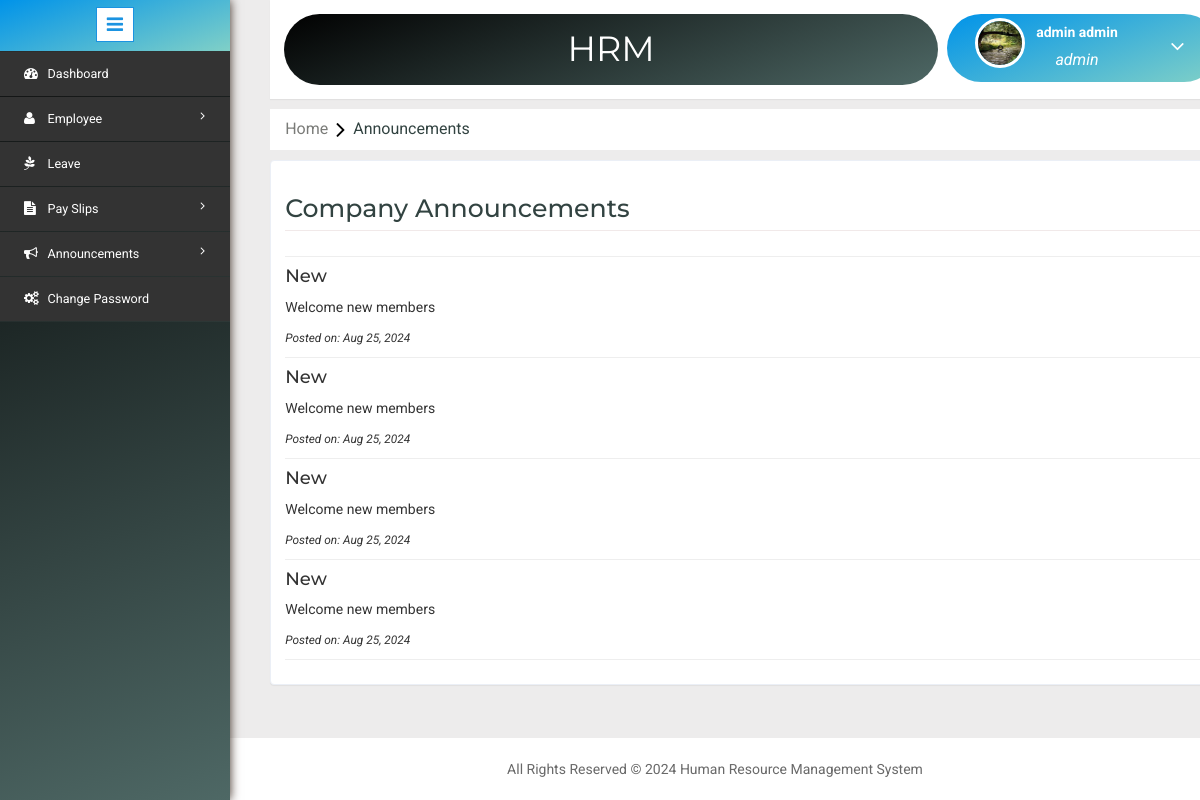
Screenshot of /announcements.php (signed in) with the database file from the repository.
### tables this page shows
CREATE TABLE `announcements` (
  `id` int(11) NOT NULL,
  `title` varchar(255) NOT NULL,
  `content` text NOT NULL,
  `created_at` timestamp NOT NULL DEFAULT current_timestamp()
);

### announcements.php (the view, shortened to what this page needs)
<?php include('header.php'); ?>
<?php
  $dbs = new database();
  $db=$dbs->connection();
  $announcements = mysqli_query($db, "SELECT * FROM announcements ORDER BY created_at DESC");
?>
<ol class="breadcrumb" style="margin: 10px 0px !important;">
  <li class="breadcrumb-item"><a href="Home.php">Home</a><i class="fa fa-angle-right"></i>Announcements</li>
</ol>
<div class="validation-system" style="margin-top: 0;">
  <div class="validation-form">
    <h2>Company Announcements</h2>
    <hr>
    <?php while($row = mysqli_fetch_assoc($announcements)): ?>
      <div class="announcement">
        <h4><?php echo $row['title']; ?></h4>
        <p><?php echo $row['content']; ?></p>
        <small><i>Posted on: <?php echo date('M d, Y', strtotime($row['created_at'])); ?></i></small>
        <hr>
      </div>
    <?php endwhile; ?>
  </div>
</div>
<?php include('footer.php'); ?>

### rows the page displays
announcements: title "New", content "Welcome new members", created_at "Aug 25, 2024"
announcements: title "New", content "Welcome new members", created_at "Aug 25, 2024"
announcements: title "New", content "Welcome new members", created_at "Aug 25, 2024"
announcements: title "New", content "Welcome new members", created_at "Aug 25, 2024"

### other values shown
$_SESSION['User']['FirstName'] "admin"
$_SESSION['User']['LastName'] "admin"
$_SESSION['role']['Name'] "admin"
